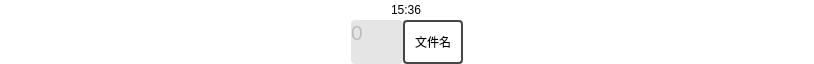
<?xml version="1.0" encoding="UTF-8"?>
<ui version="4.0">
 <class>MsgWidgetClass</class>
 <widget class="QWidget" name="MsgWidgetClass">
  <property name="geometry">
   <rect>
    <x>0</x>
    <y>0</y>
    <width>814</width>
    <height>64</height>
   </rect>
  </property>
  <property name="sizePolicy">
   <sizepolicy hsizetype="Expanding" vsizetype="MinimumExpanding">
    <horstretch>0</horstretch>
    <verstretch>0</verstretch>
   </sizepolicy>
  </property>
  <property name="minimumSize">
   <size>
    <width>9</width>
    <height>0</height>
   </size>
  </property>
  <property name="maximumSize">
   <size>
    <width>16777215</width>
    <height>16777215</height>
   </size>
  </property>
  <property name="windowTitle">
   <string>MsgWidget</string>
  </property>
  <property name="styleSheet">
   <string notr="true">*{
border:0px;
background-color: rgb(255, 255, 255);
}
#leftWidget{
	border-image: url(:/res/imgs/ls.svg);
}
#rightWidget{
	border-image: url(:/res/imgs/rss.svg);
}
#textlab{
	background-color: rgb(229, 229, 229);
border-radius:4px;
}</string>
  </property>
  <layout class="QVBoxLayout" name="verticalLayout">
   <property name="spacing">
    <number>0</number>
   </property>
   <property name="leftMargin">
    <number>0</number>
   </property>
   <property name="topMargin">
    <number>0</number>
   </property>
   <property name="rightMargin">
    <number>0</number>
   </property>
   <property name="bottomMargin">
    <number>0</number>
   </property>
   <item>
    <widget class="QWidget" name="timeTitle" native="true">
     <property name="sizePolicy">
      <sizepolicy hsizetype="Expanding" vsizetype="Fixed">
       <horstretch>0</horstretch>
       <verstretch>0</verstretch>
      </sizepolicy>
     </property>
     <layout class="QHBoxLayout" name="horizontalLayout">
      <property name="spacing">
       <number>0</number>
      </property>
      <property name="leftMargin">
       <number>0</number>
      </property>
      <property name="topMargin">
       <number>0</number>
      </property>
      <property name="rightMargin">
       <number>0</number>
      </property>
      <property name="bottomMargin">
       <number>0</number>
      </property>
      <item>
       <spacer name="horizontalSpacer">
        <property name="orientation">
         <enum>Qt::Horizontal</enum>
        </property>
        <property name="sizeHint" stdset="0">
         <size>
          <width>420</width>
          <height>20</height>
         </size>
        </property>
       </spacer>
      </item>
      <item>
       <widget class="QLabel" name="label">
        <property name="text">
         <string>15:36</string>
        </property>
       </widget>
      </item>
      <item>
       <spacer name="horizontalSpacer_2">
        <property name="orientation">
         <enum>Qt::Horizontal</enum>
        </property>
        <property name="sizeHint" stdset="0">
         <size>
          <width>420</width>
          <height>20</height>
         </size>
        </property>
       </spacer>
      </item>
     </layout>
    </widget>
   </item>
   <item>
    <widget class="QWidget" name="widget" native="true">
     <property name="sizePolicy">
      <sizepolicy hsizetype="MinimumExpanding" vsizetype="MinimumExpanding">
       <horstretch>0</horstretch>
       <verstretch>0</verstretch>
      </sizepolicy>
     </property>
     <property name="maximumSize">
      <size>
       <width>16777215</width>
       <height>16777215</height>
      </size>
     </property>
     <layout class="QHBoxLayout" name="bodylayout">
      <property name="spacing">
       <number>0</number>
      </property>
      <property name="leftMargin">
       <number>0</number>
      </property>
      <property name="topMargin">
       <number>0</number>
      </property>
      <property name="rightMargin">
       <number>0</number>
      </property>
      <property name="bottomMargin">
       <number>0</number>
      </property>
      <item>
       <spacer name="leftSpacer">
        <property name="orientation">
         <enum>Qt::Horizontal</enum>
        </property>
        <property name="sizeType">
         <enum>QSizePolicy::Expanding</enum>
        </property>
        <property name="sizeHint" stdset="0">
         <size>
          <width>304</width>
          <height>20</height>
         </size>
        </property>
       </spacer>
      </item>
      <item>
       <widget class="QWidget" name="widget_2" native="true">
        <property name="sizePolicy">
         <sizepolicy hsizetype="MinimumExpanding" vsizetype="MinimumExpanding">
          <horstretch>0</horstretch>
          <verstretch>0</verstretch>
         </sizepolicy>
        </property>
        <layout class="QHBoxLayout" name="textlayout">
         <property name="spacing">
          <number>0</number>
         </property>
         <property name="leftMargin">
          <number>0</number>
         </property>
         <property name="topMargin">
          <number>0</number>
         </property>
         <property name="rightMargin">
          <number>0</number>
         </property>
         <property name="bottomMargin">
          <number>0</number>
         </property>
         <item>
          <spacer name="inleftSpacer">
           <property name="orientation">
            <enum>Qt::Horizontal</enum>
           </property>
           <property name="sizeHint" stdset="0">
            <size>
             <width>40</width>
             <height>20</height>
            </size>
           </property>
          </spacer>
         </item>
         <item>
          <widget class="QWidget" name="rightsymbol" native="true">
           <layout class="QVBoxLayout" name="verticalLayout_3">
            <property name="spacing">
             <number>0</number>
            </property>
            <property name="leftMargin">
             <number>0</number>
            </property>
            <property name="topMargin">
             <number>0</number>
            </property>
            <property name="rightMargin">
             <number>0</number>
            </property>
            <property name="bottomMargin">
             <number>0</number>
            </property>
            <item>
             <widget class="QWidget" name="leftWidget" native="true">
              <property name="sizePolicy">
               <sizepolicy hsizetype="Fixed" vsizetype="Fixed">
                <horstretch>0</horstretch>
                <verstretch>0</verstretch>
               </sizepolicy>
              </property>
              <property name="minimumSize">
               <size>
                <width>16</width>
                <height>44</height>
               </size>
              </property>
              <property name="styleSheet">
               <string notr="true"/>
              </property>
             </widget>
            </item>
            <item>
             <spacer name="verticalSpacer_2">
              <property name="orientation">
               <enum>Qt::Vertical</enum>
              </property>
              <property name="sizeHint" stdset="0">
               <size>
                <width>0</width>
                <height>0</height>
               </size>
              </property>
             </spacer>
            </item>
           </layout>
          </widget>
         </item>
         <item>
          <widget class="QLabel" name="textlab">
           <property name="enabled">
            <bool>false</bool>
           </property>
           <property name="sizePolicy">
            <sizepolicy hsizetype="MinimumExpanding" vsizetype="MinimumExpanding">
             <horstretch>0</horstretch>
             <verstretch>0</verstretch>
            </sizepolicy>
           </property>
           <property name="minimumSize">
            <size>
             <width>52</width>
             <height>44</height>
            </size>
           </property>
           <property name="maximumSize">
            <size>
             <width>500</width>
             <height>16777215</height>
            </size>
           </property>
           <property name="font">
            <font>
             <pointsize>16</pointsize>
            </font>
           </property>
           <property name="contextMenuPolicy">
            <enum>Qt::NoContextMenu</enum>
           </property>
           <property name="layoutDirection">
            <enum>Qt::LeftToRight</enum>
           </property>
           <property name="autoFillBackground">
            <bool>false</bool>
           </property>
           <property name="styleSheet">
            <string notr="true"/>
           </property>
           <property name="text">
            <string>0</string>
           </property>
           <property name="textFormat">
            <enum>Qt::RichText</enum>
           </property>
           <property name="scaledContents">
            <bool>false</bool>
           </property>
           <property name="alignment">
            <set>Qt::AlignLeading|Qt::AlignLeft|Qt::AlignTop</set>
           </property>
           <property name="wordWrap">
            <bool>true</bool>
           </property>
           <property name="margin">
            <number>5</number>
           </property>
           <property name="indent">
            <number>0</number>
           </property>
          </widget>
         </item>
         <item>
          <widget class="QToolButton" name="requestButton">
           <property name="minimumSize">
            <size>
             <width>60</width>
             <height>44</height>
            </size>
           </property>
           <property name="styleSheet">
            <string notr="true">border:2px solid rgb(70, 69, 69);
border-radius:4px;</string>
           </property>
           <property name="text">
            <string>文件名</string>
           </property>
           <property name="icon">
            <iconset resource="Resource.qrc">
             <normaloff>:/res/imgs/folder.svg</normaloff>:/res/imgs/folder.svg</iconset>
           </property>
           <property name="toolButtonStyle">
            <enum>Qt::ToolButtonTextBesideIcon</enum>
           </property>
          </widget>
         </item>
         <item>
          <widget class="QWidget" name="leftsymbol" native="true">
           <property name="sizePolicy">
            <sizepolicy hsizetype="Preferred" vsizetype="Ignored">
             <horstretch>0</horstretch>
             <verstretch>0</verstretch>
            </sizepolicy>
           </property>
           <layout class="QVBoxLayout" name="verticalLayout_2">
            <property name="spacing">
             <number>0</number>
            </property>
            <property name="leftMargin">
             <number>0</number>
            </property>
            <property name="topMargin">
             <number>0</number>
            </property>
            <property name="rightMargin">
             <number>0</number>
            </property>
            <property name="bottomMargin">
             <number>0</number>
            </property>
            <item>
             <widget class="QWidget" name="rightWidget" native="true">
              <property name="sizePolicy">
               <sizepolicy hsizetype="Fixed" vsizetype="Fixed">
                <horstretch>0</horstretch>
                <verstretch>0</verstretch>
               </sizepolicy>
              </property>
              <property name="minimumSize">
               <size>
                <width>16</width>
                <height>44</height>
               </size>
              </property>
              <property name="styleSheet">
               <string notr="true"/>
              </property>
             </widget>
            </item>
            <item>
             <spacer name="verticalSpacer">
              <property name="orientation">
               <enum>Qt::Vertical</enum>
              </property>
              <property name="sizeHint" stdset="0">
               <size>
                <width>0</width>
                <height>0</height>
               </size>
              </property>
             </spacer>
            </item>
           </layout>
          </widget>
         </item>
         <item>
          <spacer name="inrightSpacer">
           <property name="orientation">
            <enum>Qt::Horizontal</enum>
           </property>
           <property name="sizeHint" stdset="0">
            <size>
             <width>40</width>
             <height>20</height>
            </size>
           </property>
          </spacer>
         </item>
        </layout>
       </widget>
      </item>
      <item>
       <spacer name="rightSpacer">
        <property name="orientation">
         <enum>Qt::Horizontal</enum>
        </property>
        <property name="sizeHint" stdset="0">
         <size>
          <width>304</width>
          <height>20</height>
         </size>
        </property>
       </spacer>
      </item>
     </layout>
    </widget>
   </item>
  </layout>
 </widget>
 <layoutdefault spacing="6" margin="11"/>
 <resources>
  <include location="Resource.qrc"/>
 </resources>
 <connections/>
</ui>
